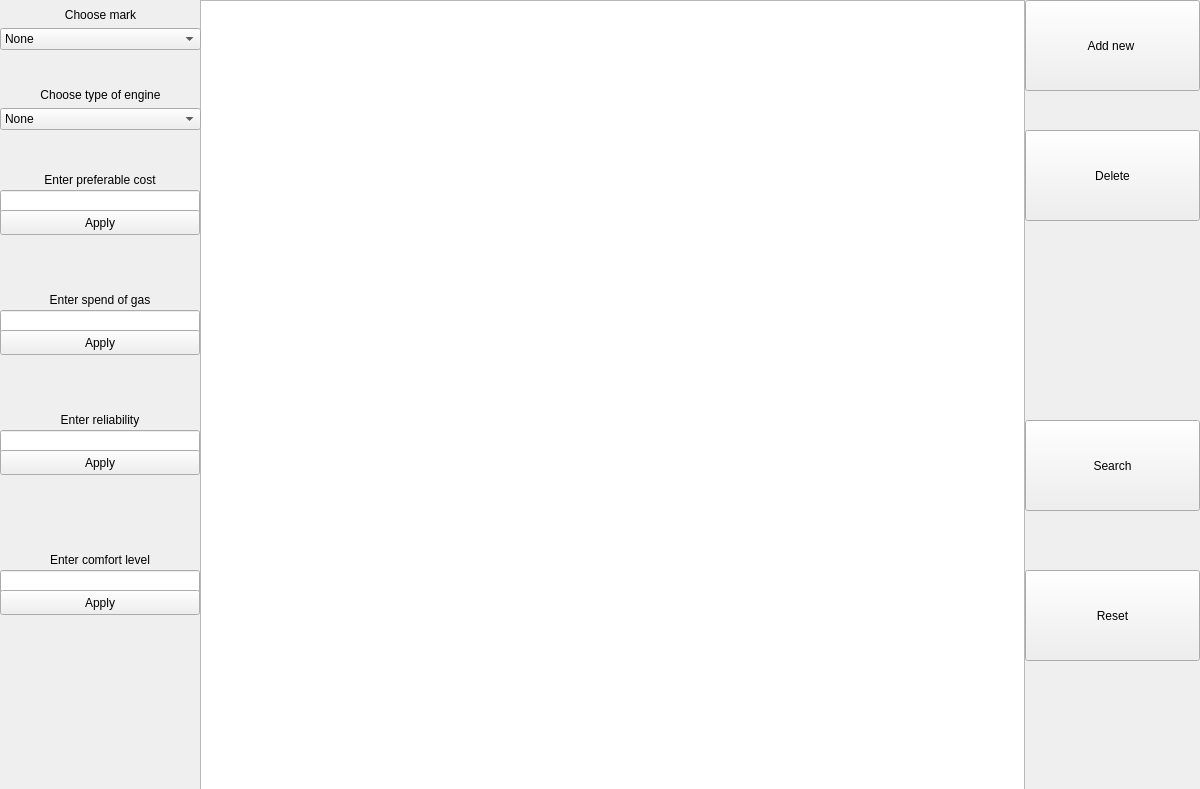
<?xml version="1.0" encoding="UTF-8"?>
<ui version="4.0">
 <class>MainWindow</class>
 <widget class="QMainWindow" name="MainWindow">
  <property name="geometry">
   <rect>
    <x>0</x>
    <y>0</y>
    <width>1200</width>
    <height>789</height>
   </rect>
  </property>
  <property name="windowTitle">
   <string>MainWindow</string>
  </property>
  <widget class="QWidget" name="centralwidget">
   <widget class="QTableWidget" name="tableWidget">
    <property name="geometry">
     <rect>
      <x>200</x>
      <y>0</y>
      <width>825</width>
      <height>791</height>
     </rect>
    </property>
   </widget>
   <widget class="QPushButton" name="ButtonAdd">
    <property name="geometry">
     <rect>
      <x>1025</x>
      <y>0</y>
      <width>175</width>
      <height>91</height>
     </rect>
    </property>
    <property name="text">
     <string>Add new </string>
    </property>
   </widget>
   <widget class="QPushButton" name="ButtonDelete">
    <property name="geometry">
     <rect>
      <x>1025</x>
      <y>130</y>
      <width>175</width>
      <height>91</height>
     </rect>
    </property>
    <property name="text">
     <string>Delete</string>
    </property>
   </widget>
   <widget class="QLineEdit" name="LineCost">
    <property name="geometry">
     <rect>
      <x>0</x>
      <y>190</y>
      <width>200</width>
      <height>25</height>
     </rect>
    </property>
    <property name="text">
     <string/>
    </property>
   </widget>
   <widget class="QLabel" name="label_2">
    <property name="geometry">
     <rect>
      <x>0</x>
      <y>170</y>
      <width>200</width>
      <height>17</height>
     </rect>
    </property>
    <property name="text">
     <string>Enter preferable cost</string>
    </property>
    <property name="alignment">
     <set>Qt::AlignBottom|Qt::AlignHCenter</set>
    </property>
   </widget>
   <widget class="QWidget" name="layoutWidget">
    <property name="geometry">
     <rect>
      <x>0</x>
      <y>80</y>
      <width>201</width>
      <height>50</height>
     </rect>
    </property>
    <layout class="QVBoxLayout" name="verticalLayout_2">
     <item>
      <widget class="QLabel" name="label_3">
       <property name="text">
        <string>Choose type of engine</string>
       </property>
       <property name="alignment">
        <set>Qt::AlignBottom|Qt::AlignHCenter</set>
       </property>
      </widget>
     </item>
     <item>
      <widget class="QComboBox" name="BoxEngine">
       <item>
        <property name="text">
         <string>None</string>
        </property>
       </item>
      </widget>
     </item>
    </layout>
   </widget>
   <widget class="QLabel" name="label_4">
    <property name="geometry">
     <rect>
      <x>0</x>
      <y>290</y>
      <width>200</width>
      <height>17</height>
     </rect>
    </property>
    <property name="text">
     <string>Enter spend of gas</string>
    </property>
    <property name="alignment">
     <set>Qt::AlignBottom|Qt::AlignHCenter</set>
    </property>
   </widget>
   <widget class="QLineEdit" name="LineGasoline">
    <property name="geometry">
     <rect>
      <x>0</x>
      <y>310</y>
      <width>200</width>
      <height>25</height>
     </rect>
    </property>
    <property name="text">
     <string/>
    </property>
   </widget>
   <widget class="QLineEdit" name="LineReliability">
    <property name="geometry">
     <rect>
      <x>0</x>
      <y>430</y>
      <width>200</width>
      <height>25</height>
     </rect>
    </property>
    <property name="text">
     <string/>
    </property>
   </widget>
   <widget class="QLabel" name="label_5">
    <property name="geometry">
     <rect>
      <x>0</x>
      <y>410</y>
      <width>200</width>
      <height>17</height>
     </rect>
    </property>
    <property name="text">
     <string>Enter reliability</string>
    </property>
    <property name="alignment">
     <set>Qt::AlignBottom|Qt::AlignHCenter</set>
    </property>
   </widget>
   <widget class="QLabel" name="label_6">
    <property name="geometry">
     <rect>
      <x>0</x>
      <y>550</y>
      <width>200</width>
      <height>17</height>
     </rect>
    </property>
    <property name="text">
     <string>Enter comfort level</string>
    </property>
    <property name="alignment">
     <set>Qt::AlignBottom|Qt::AlignHCenter</set>
    </property>
   </widget>
   <widget class="QLineEdit" name="LineComfort">
    <property name="geometry">
     <rect>
      <x>0</x>
      <y>570</y>
      <width>200</width>
      <height>25</height>
     </rect>
    </property>
    <property name="text">
     <string/>
    </property>
   </widget>
   <widget class="QWidget" name="layoutWidget">
    <property name="geometry">
     <rect>
      <x>0</x>
      <y>0</y>
      <width>201</width>
      <height>50</height>
     </rect>
    </property>
    <layout class="QVBoxLayout" name="verticalLayout">
     <item>
      <widget class="QLabel" name="label">
       <property name="text">
        <string>Choose mark</string>
       </property>
       <property name="alignment">
        <set>Qt::AlignBottom|Qt::AlignHCenter</set>
       </property>
      </widget>
     </item>
     <item>
      <widget class="QComboBox" name="BoxMarks">
       <item>
        <property name="text">
         <string>None</string>
        </property>
       </item>
      </widget>
     </item>
    </layout>
   </widget>
   <widget class="QPushButton" name="ApplyCost">
    <property name="geometry">
     <rect>
      <x>0</x>
      <y>210</y>
      <width>200</width>
      <height>25</height>
     </rect>
    </property>
    <property name="text">
     <string>Apply</string>
    </property>
   </widget>
   <widget class="QPushButton" name="ApplyGas">
    <property name="geometry">
     <rect>
      <x>0</x>
      <y>330</y>
      <width>200</width>
      <height>25</height>
     </rect>
    </property>
    <property name="text">
     <string>Apply</string>
    </property>
   </widget>
   <widget class="QPushButton" name="ApplyReliability">
    <property name="geometry">
     <rect>
      <x>0</x>
      <y>450</y>
      <width>200</width>
      <height>25</height>
     </rect>
    </property>
    <property name="text">
     <string>Apply</string>
    </property>
   </widget>
   <widget class="QPushButton" name="ApplyComfort">
    <property name="geometry">
     <rect>
      <x>0</x>
      <y>590</y>
      <width>200</width>
      <height>25</height>
     </rect>
    </property>
    <property name="text">
     <string>Apply</string>
    </property>
   </widget>
   <widget class="QPushButton" name="ButtonReset">
    <property name="geometry">
     <rect>
      <x>1025</x>
      <y>570</y>
      <width>175</width>
      <height>91</height>
     </rect>
    </property>
    <property name="text">
     <string>Reset</string>
    </property>
   </widget>
   <widget class="QPushButton" name="ButtonSearch">
    <property name="geometry">
     <rect>
      <x>1025</x>
      <y>420</y>
      <width>175</width>
      <height>91</height>
     </rect>
    </property>
    <property name="text">
     <string>Search</string>
    </property>
   </widget>
  </widget>
 </widget>
 <resources/>
 <connections/>
</ui>
